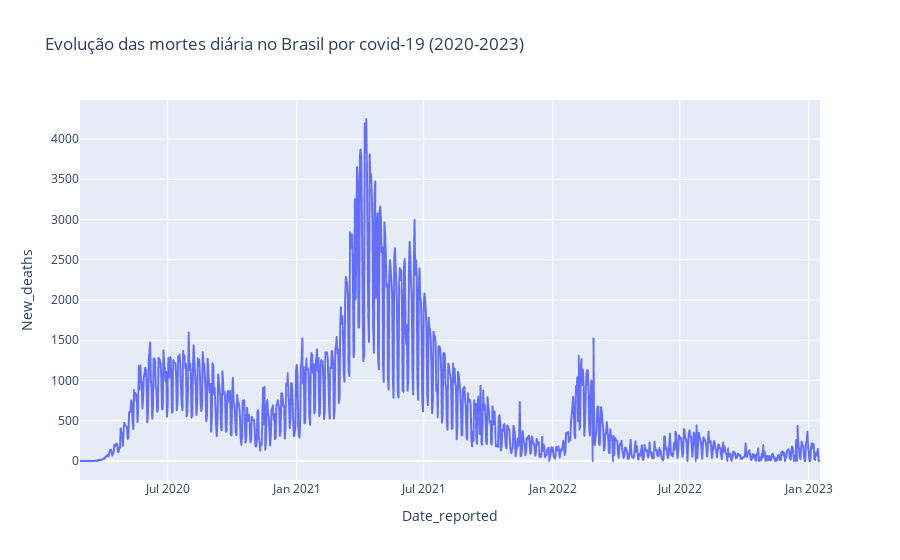

The cell this chart's notebook holds for it:
### Markdown cell above
#### - Evolução das mortes diária no Brasil (2020-2023)

### Code cell
px.line(dfBrasil, 'Date_reported', 'New_deaths', title='Evolução das mortes diária no Brasil por covid-19 (2020-2023)')

### Figure 1 — Plotly figure (JSON) as saved in the notebook; plotly's stock layout.template omitted (floating-point values rounded to 4 significant figures; data arrays with more than 128 entries replaced by an {"elided": "..."} marker saying what was removed)
{"data": [{"hovertemplate": "Date_reported=%{x}<br>New_deaths=%{y}<extra></extra>", "legendgroup": "", "line": {"color": "#636efa", "dash": "solid"}, "marker": {"symbol": "circle"}, "mode": "lines", "name": "", "showlegend": false, "type": "scattergl", "x": {"elided": "1056 str values"}, "xaxis": "x", "y": {"elided": "1056 int values"}, "yaxis": "y"}], "layout": {"legend": {"tracegroupgap": 0}, "title": {"text": "Evolução das mortes diária no Brasil por covid-19 (2020-2023)"}, "xaxis": {"anchor": "y", "domain": [0, 1], "title": {"text": "Date_reported"}}, "yaxis": {"anchor": "x", "domain": [0, 1], "title": {"text": "New_deaths"}}}}
